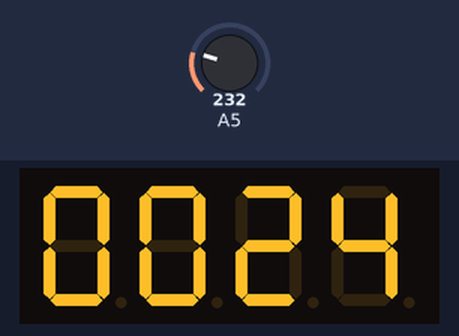
The sketch below on a simulated Arduino Uno, built with avr-gcc and run on an emulated ATmega328P. Shown: 4-digit seven-segment display. Wiring (inferred from the names in the program): 4-digit 7-segment display, segments lit when HIGH: segments pin 3, pin 4, pin 5, pin 6, pin 7, pin 8, pin 9; digit selects pin 14, pin 15, pin 16, pin 17. The inputs (shaded band) are chosen by the test bench; at power-on: A5 = 232. The segment pins are drawn as the display they are named for.

Above: at 1.2 s.
1.3 s: A5 set to 250
At 2.4 s:
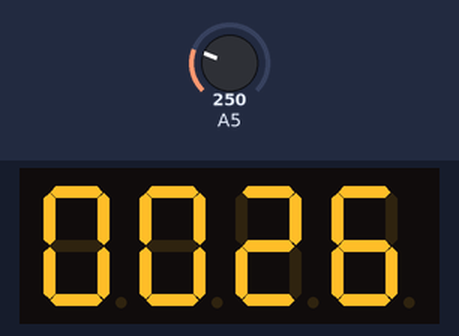
2.9 s: A5 set to 266
4.5 s: A5 set to 290
At 6.1 s:
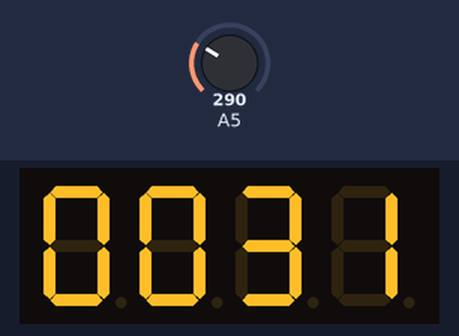
Timing chart, 0 to 7.6 s (numbered marks = the images above; inputs shaded):
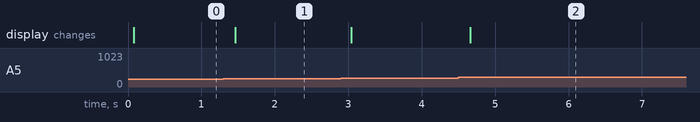

The sketch:

LED4x7SegmentsLM35.ino
```cpp
/*
    LED4x7SegmentsLM35 - sketch to display data from LM35 temperature
                         sensor on a 4-digit 7-segment LED display.

    LM35 is connected to analog PIN A5.
    LED Display uses digital pins 3..10 and analog pins A0, A1, A2, A3.

    This program drives 4-digit LED Display with common cathode.
    It uses Timer #1 interrupt to display temerature in background.

    The temerature in celcius will be updated every 1/5 second.

    This file is free software; you can redistribute it or modify it.
    Created 5 April 2015 by K.M.
*/

int segA = 3; // top
int segB = 4; // right-top
int segC = 5; // right-bottom
int segD = 6; // bottom
int segE = 7; // left-bottom
int segF = 8; // left-top
int segG = 9; // middle

int digit1 = 14; // common cathode for digit1 (i.e. A0)
int digit2 = 15; // common cathode for digit2 (i.e. A1)
int digit3 = 16; // common cathode for digit3 (i.e. A2)
int digit4 = 17; // common cathode for digit4 (i.e. A3)

static int number = 0;
static int ms = 0;

//==============================================================//
static int nDelay = 0; // delay counter
static int nDigit = 1; // active digit on LED
static int aDigitPins[4] = { digit1, digit2, digit3, digit4 };
//==============================================================//
ISR(TIMER1_COMPA_vect)
{
    if( nDelay > 0 )
    {
        // do some delay
        nDelay--;
        if( nDelay==0 )
        {
            // Delay is over -> turn off the Digit
            digitalWrite(aDigitPins[nDigit-1], HIGH);
            // Turn OFF all segments
            drawDigitFast( -1 );
            // Cycle to next Digit (1..4)
            nDigit++;
            if( nDigit > 4 ) nDigit = 1;
        }
    }
    else
    {
        // Turn ON digits and let them light 'nDelay' ticks
        switch( nDigit )
        {
            case 1:
                digitalWrite(digit1, LOW);
                drawDigitFast( (number/1000) % 10 );
                nDelay = 3;
                break;
            case 2:
                digitalWrite(digit2, LOW);
                drawDigitFast( (number/100) % 10 );
                nDelay = 3;
                break;
            case 3:
                digitalWrite(digit3, LOW);
                drawDigitFast( (number/10) % 10 );
                nDelay = 3;
                break;
            case 4:
                digitalWrite(digit4, LOW);
                drawDigitFast( number % 10 );
                nDelay = 3;
                break;
        }
    }
}

//==============================================================//
void setup()
{
    //======================
    // Configure PINs
    pinMode(digit1, OUTPUT);
    pinMode(digit2, OUTPUT);
    pinMode(digit3, OUTPUT);
    pinMode(digit4, OUTPUT);

    pinMode(segA, OUTPUT);
    pinMode(segB, OUTPUT);
    pinMode(segC, OUTPUT);
    pinMode(segD, OUTPUT);
    pinMode(segE, OUTPUT);
    pinMode(segF, OUTPUT);
    pinMode(segG, OUTPUT);

    //======================
    // !!! Configure LM35 Sensor pin for high resolution, [0 .. 1.1] Volt
    analogReference(INTERNAL);

    //======================
    // initialize Timer1
    //======================
    noInterrupts();
    // Reset config registers
    TCCR1A = 0;
    TCCR1B = 0;
    // Turn on CTC mode - Clear Timer on Compare match (counter in OCR1A).
    TCCR1B |= (1 << WGM12);
    // Set 1024 prescaler
    TCCR1B |= (1 << CS12) | (1 << CS10);
    // Setup tick 1000Hz (for 16MHz CPU, 1024 prescaler)
    OCR1A = (16000000 / 1024 - 1) / 1000;
    // Enable Clear Timer on Compare match (CTC) interrupt (channel A)
    TIMSK1 |= (1 << OCIE1A);
    interrupts();
}

//==============================================================//
void loop()
{
    // Temperature sensor LM35 is connected to A5-pin
    // http://playground.arduino.cc/Main/LM35HigherResolution
    float t = analogRead(A5);
    // 1.1 Volt (High resolution mode), celcius
    number = (t * 1.1 * 100) / 1024;
    // 5.0 Volt (Low resolution mode), celcius
    //number = (t * 5 * 100) / 1024;
    delay(200);
}


//-----------------------------------------------------//
void drawDigitFast(int n)
{
    const byte aPins[8] = {
        segA, segB, segC, segD, segE, segF, segG
    };
    const byte aSegments[11][8] = {
        //  A     B     C     D     E     F     G
        { HIGH, HIGH, HIGH, HIGH, HIGH, HIGH,  LOW }, // 0
        {  LOW, HIGH, HIGH,  LOW,  LOW,  LOW,  LOW }, // 1
        { HIGH, HIGH,  LOW, HIGH, HIGH,  LOW, HIGH }, // 2
        { HIGH, HIGH, HIGH, HIGH,  LOW,  LOW, HIGH }, // 3
        {  LOW, HIGH, HIGH,  LOW,  LOW, HIGH, HIGH }, // 4
        { HIGH,  LOW, HIGH, HIGH,  LOW, HIGH, HIGH }, // 5
        { HIGH,  LOW, HIGH, HIGH, HIGH, HIGH, HIGH }, // 6
        { HIGH, HIGH, HIGH,  LOW,  LOW,  LOW, LOW  }, // 7
        { HIGH, HIGH, HIGH, HIGH, HIGH, HIGH, HIGH }, // 8
        { HIGH, HIGH, HIGH, HIGH,  LOW, HIGH, HIGH }, // 9
        {  LOW,  LOW,  LOW,  LOW,  LOW,  LOW,  LOW }  // all off
    };

    if( n < 0 || n > 10 )
    {
        n = 10;
    }

    for( int i = 0; i < 7; i++ )
    {
        digitalWrite( aPins[i], aSegments[n][i] );
    }
}
```

Measured:
- after the input at 1.3 s, the display: changes after 0.16 s (image 1)
- after the input at 4.5 s, the display: changes after 0.16 s (image 2)
